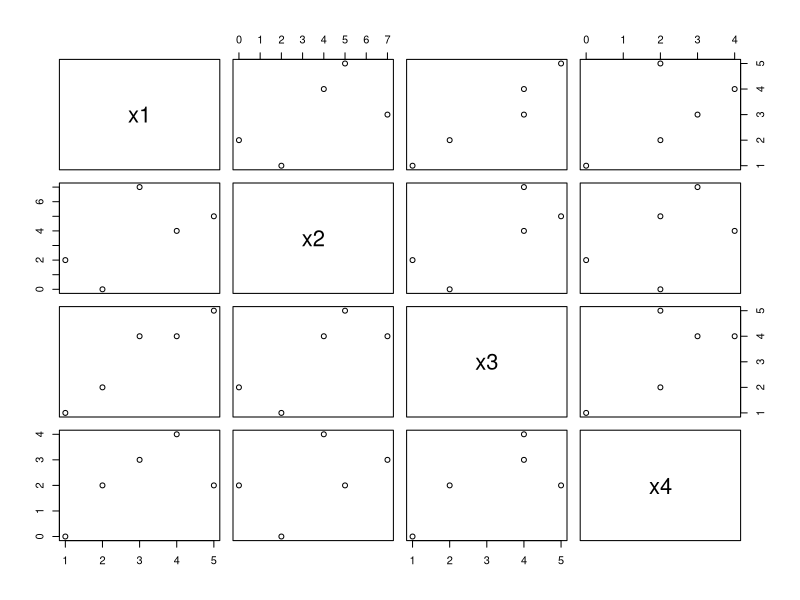

The R script that drew this image:
x1 = c(1, 2, 3, 4, 5)
x2 = c(2, 0, 7, 4, 5)
x3 = c(1, 2, 4, 4, 5)
x4 = c(0, 2, 3, 4, 2)
df = data.frame(x1, x2, x3, x4)
plot(df)
